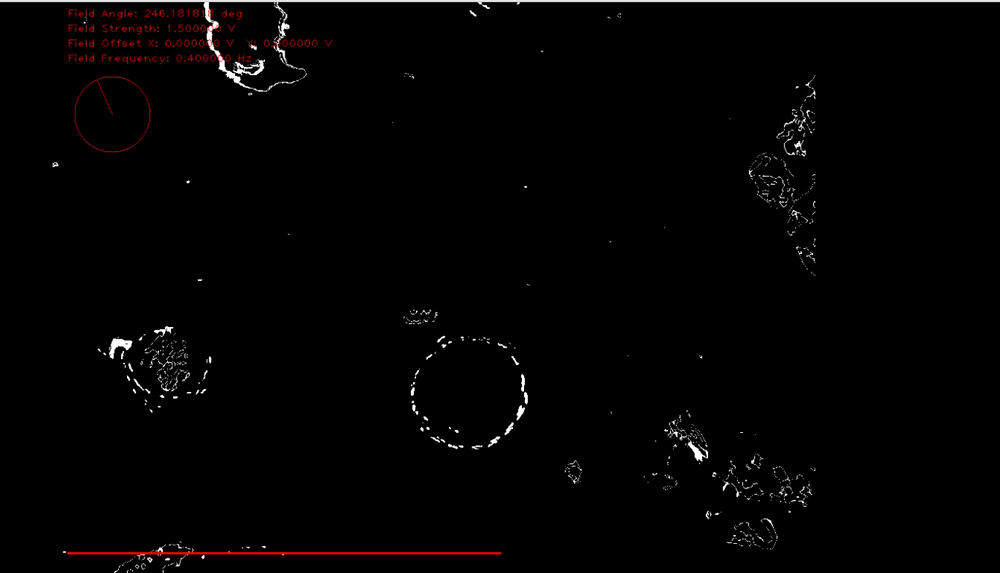
#> input picture test_image.png, 1000 x 573 px, shrunk from 1370 x 785 before the run
$ python circle_thingy.py test_image.png
#> lines starting #> are read from the running program, lines starting #| are printed output that depends on the picture
#!/usr/bin/env python
# -*- coding: utf-8 -*-
"""
Simple utility to determine the size of circles in a picture.

Dependencies:
    * Python 2.7.x (might work with 2.6.x)
    * matplotlib

:copyright:
    Lion Krischer (krischer@geophysik.uni-muenchen.de), 2013
:license:
    GNU General Public License, Version 3
    (http://www.gnu.org/copyleft/gpl.html)
"""
import sys
import matplotlib

# The OSX backend has a problem with blitting. This is well documented and
# there is no real way around it. Therefore just force the use of the TkAgg
# backend. This is a good idea on other platforms as well because Tk is used
# for dialogs.
matplotlib.use('TkAgg')

import math
import matplotlib.pylab as plt
import matplotlib.image as mpimg
from matplotlib.widgets import Cursor

import Tkinter
import tkMessageBox
import tkSimpleDialog

root = Tkinter.Tk()
root.withdraw()


class ScaleDialog(tkSimpleDialog.Dialog):
    """
    Simple dialog asking for length of the scale.
    """
    # [15 lines left out: functions body, validate, not called in this run]


class GlobalHandler(object):
    def __init__(self, image):
        self.scale = {
            "end_points": [],
            "length_of_scale_in_px": None,
            "length_of_scale_in_mu_meter": None,
            "mpl_object": []}
        self.circles = []
        self.current_circle_points = []
        self.lines = []
        self.current_line_points = []
        self.scale_units = "E-6 m"
        self.fig = plt.gcf()
        plt.subplots_adjust(left=0.0, right=1.0, bottom=0.0, top=1.0)
        plt.suptitle("Pick scale first, then circles with left and lines with "
            "right mouse button.")
        self.image = image[::-1, :]
        plt.imshow(self.image)
        self.redraw()

        self.color_index = 0
        self.line_color_index = 3

        self.colors = ["yellow", "orange", "red", "violet", "lightblue"]

    def redraw(self):
        self.fig.canvas.draw()
        plt.xlim(0, self.image.shape[1])
        plt.ylim(0, self.image.shape[0])
        plt.yticks([])
        plt.xticks([])

    # [150 lines left out: functions _check_scale_is_set, on_line_click, on_circle_click, on_scala_click, cirle_from_three_points, not called in this run]

filename = sys.argv[-1]
handler = GlobalHandler(image=mpimg.imread(filename))
#> in __init__, `self.image = image[::-1, :]`:
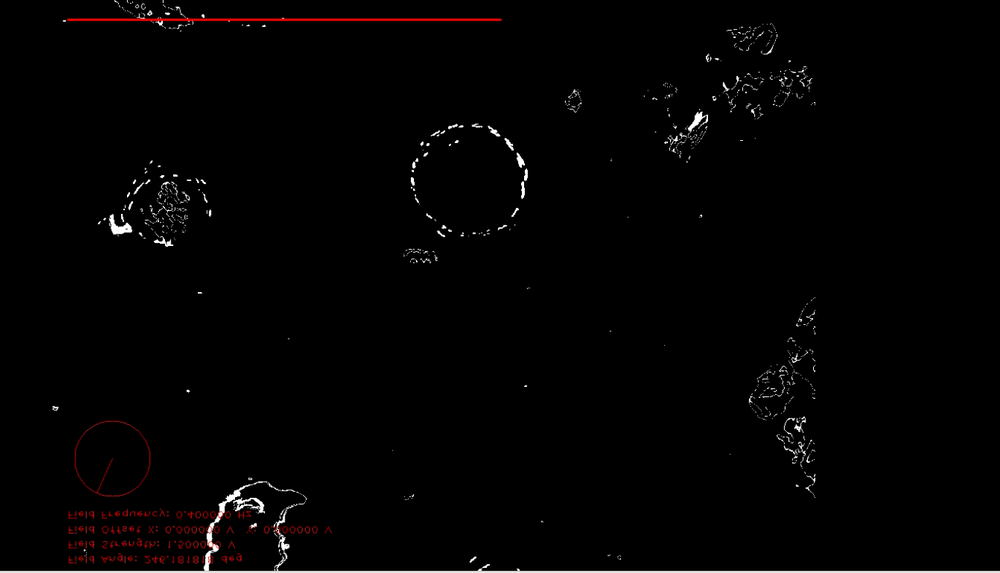
#> self.image: shape (573, 1000, 3) float32; mean R, G, B 0.0135, 0.0101, 0.01


# Bind the matplotlib events.
# [8 lines left out: function on_mouse_click, not called in this run]


def on_close(event):
    root.quit()


plt.gcf().canvas.mpl_connect('button_press_event', on_mouse_click)
plt.gcf().canvas.mpl_connect('close_event', on_close)

# Add a cursor just for fun.
cursor = Cursor(plt.gca(), useblit=True, color='lime', linewidth=1)

plt.show()
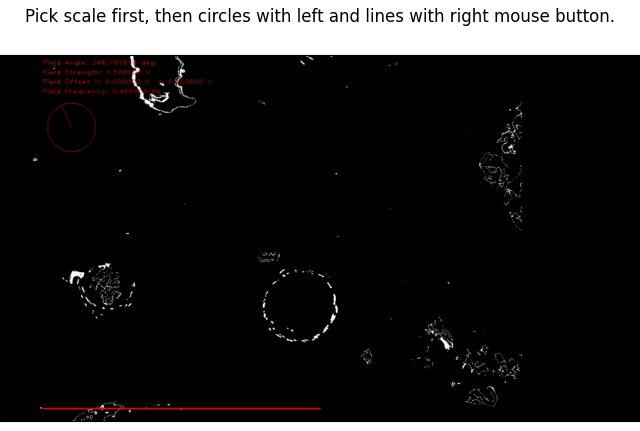
#> figure drawn by matplotlib, 1 panel
